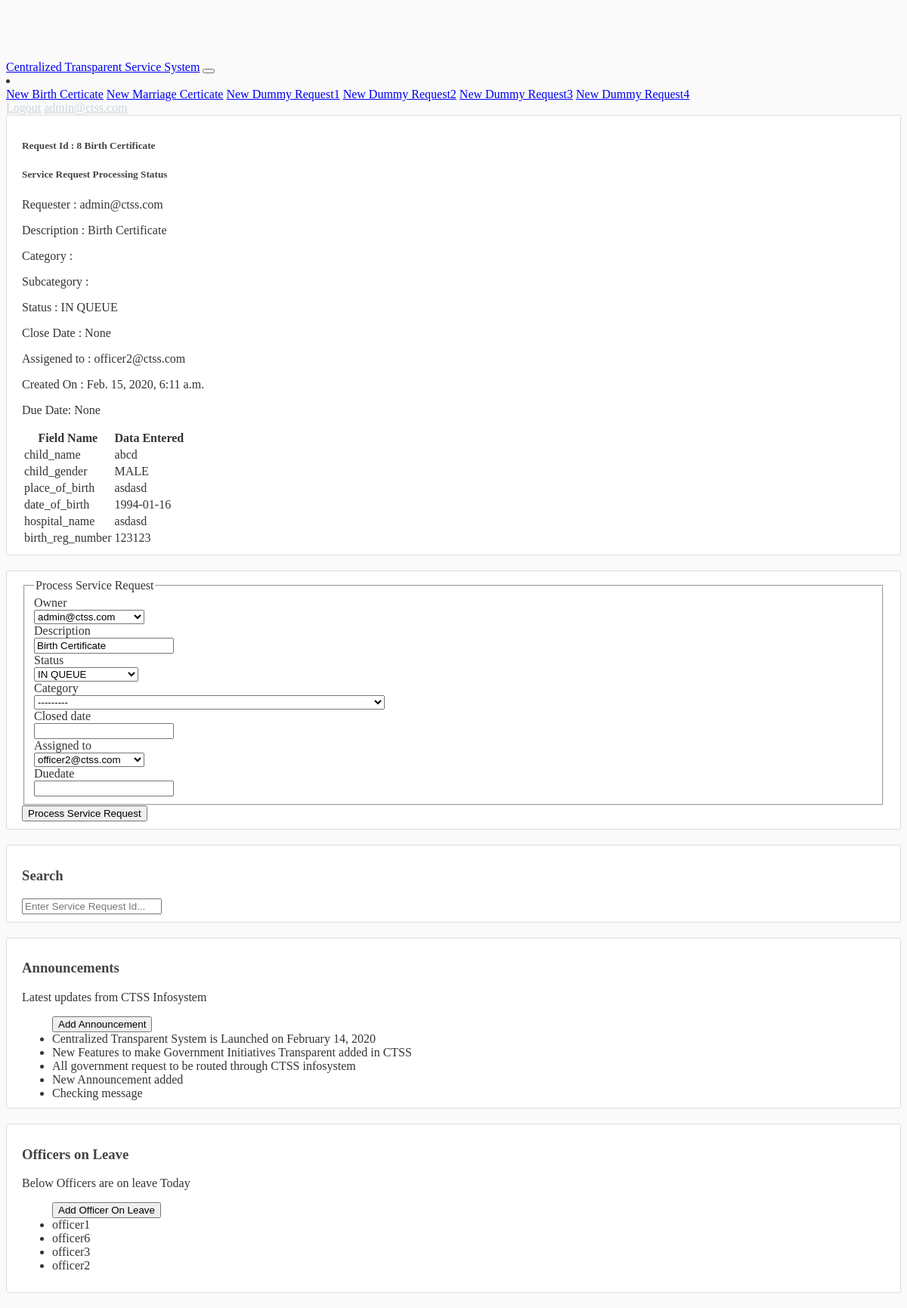
The app's page /ticket/8/ (signed in), older data.
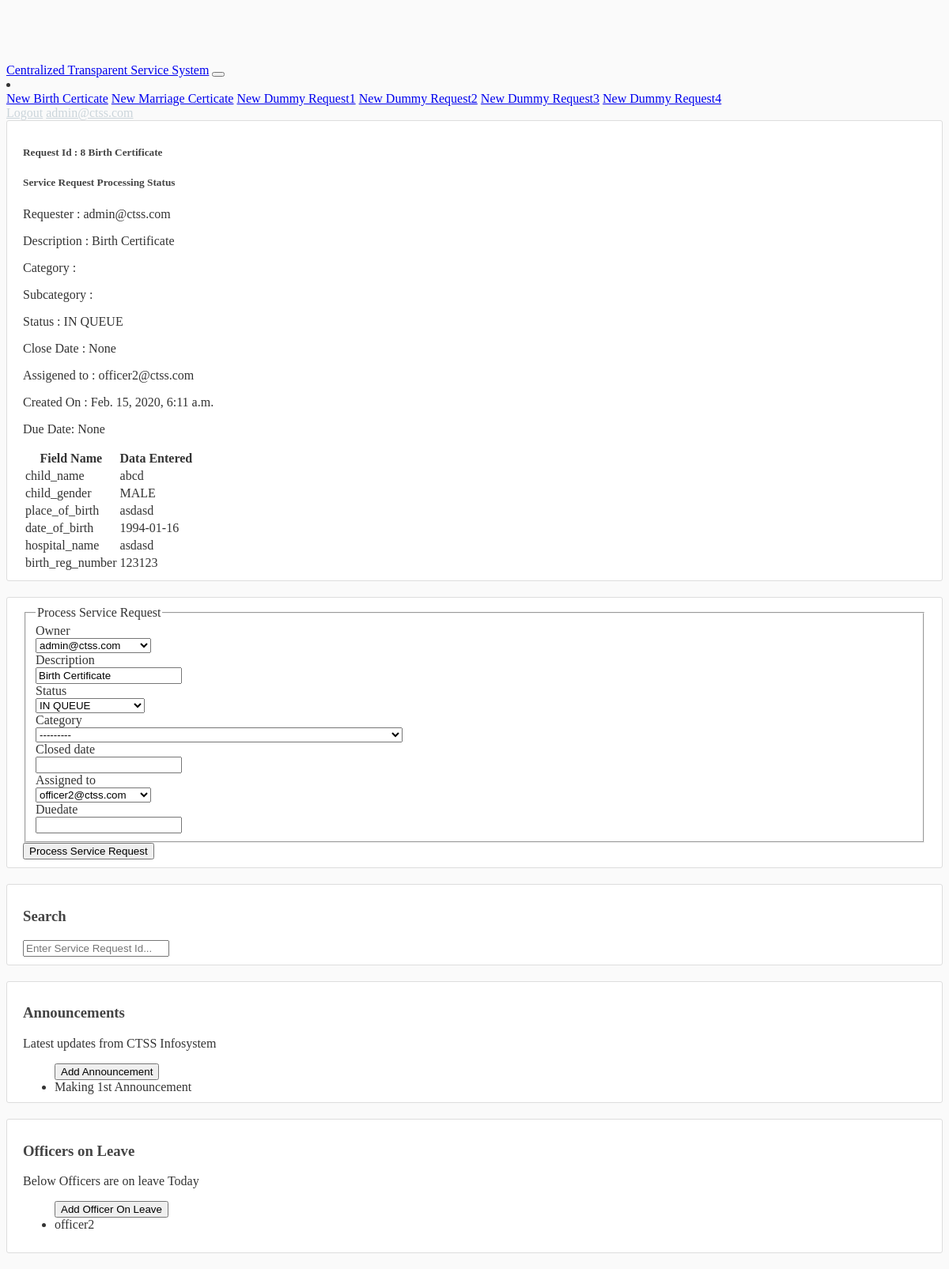
The same page, newer data.
### allusers/models.py (models this page shows, shortened)
class Announcement(models.Model):
    text = models.CharField('announcement', max_length=255)

class LeaveOfficer(models.Model):
    officer_on_leave = models.ForeignKey(allUser, null=True, related_name="officer_leave", on_delete=models.DO_NOTHING, blank=True)
    def __str__(self):
        return f"{self.officer_on_leave.username }"

class allUser(AbstractBaseUser, PermissionsMixin):
    username = models.CharField(max_length=100, unique=True)
    first_name = models.CharField(max_length=150, blank=True)
    last_name = models.CharField(max_length=150, blank=True)
    email = models.EmailField(max_length=255, unique=True)
    is_staff = models.BooleanField(default=False)
    is_admin = models.BooleanField(default=False)
    is_public = models.BooleanField(default=True)
    is_superuser = models.BooleanField(default=False)
    date_joined = models.DateTimeField(('date joined'), auto_now_add=True)
    manager = models.ForeignKey('self', null=True, related_name="department_head", on_delete=models.DO_NOTHING, blank=True)
    role = models.CharField(max_length=50, choices=ROLES, default='PUBLIC')
    USERNAME_FIELD = 'email'
    REQUIRED_FIELDS = ['username', ]
    objects = UserManager()

### ticket/views.py (the view, shortened to what this page needs)
# urls.py: path('ticket/<int:num>/', views.ticketinfo, name="showticketinfo"),
def ticketinfo(request, num):
    if request.user.is_authenticated:
        service_request_object = get_object_or_404(ServiceRequest, pk=num)
        setattr(service_request_object, 'data',json.loads(service_request_object.extra))
        context = {
            'service_request': service_request_object,
            'announcements': Announcement.objects.all(),
            'leave_officers': LeaveOfficer.objects.all()
        }
        if request.user.role == 'PUBLIC':
            return render(request, 'ticket/item.html', context=context)
        else:
            form = ServiceReassignForm(request.POST or None, instance=service_request_object)
            if form.is_valid():
                obj = form.save(commit=False)
                obj.save()
                messages.success(request, f'Service Request has been edited')
            context['form'] = form
            return render(request, 'ticket/edit.html', context=context)
    else:
        messages.warning(request, f'You donot have the permission to view the request')
        return render(request, 'ticket/edit.html', context=context)

### ticket/forms.py
class ServiceReassignForm(ModelForm):
    class Meta:
        model = ServiceRequest
        fields = ['owner', 'description', 'status', 'category',
                  'closed_date', 'assigned_to', 'duedate']

### ticket/models.py (called while the page is built)
    def __str__(self):
        return f"<Category : {self.name} - {self.subcategory}>"

### ticket/templates/ticket/edit.html (shortened to what this page needs)
{% extends "base.html" %}
{% load crispy_forms_tags %}
{% block content %}
<div class="content-section">
    <div class="card-header">
        <h5><span class="badge badge-pill badge-warning">Request Id : {{ service_request.id }}</span>
            {{ service_request.description }}</h5>
    </div>
    <div class="card-body">
        <div class="card border-light mb-3">
            <h5>
                <div class="card-header bg-success text-light">Service Request Processing Status</div>
            </h5>
            <div class="card-body">
                <div class="row">
                    <div class="col-sm">
                        <p class="card-text">Requester : {{ service_request.owner }}</p>
                    </div>
                    <div class="col-sm">
                        <p class="card-text">Description : {{ service_request.description }}</p>
                    </div>
                </div>
                <div class="row">
                    <div class="col-sm">
                        <p class="card-text">Category : {{ service_request.category.name }}</p>
                    </div>
                    <div class="col-sm">
                        <p class="card-text">Subcategory : {{ service_request.category.subcategory }}</p>
                    </div>
                </div>
                <div class="row">
                    <div class="col-sm">
                        <p class="card-text">Status : {{ service_request.status }}</p>
                    </div>
                    <div class="col-sm">
                        <p class="card-text">Close Date : {{ service_request.closed_date }}</p>
                    </div>
                </div>
                <div class="row">
                    <div class="col-sm">
                        <p class="card-text">Assigened to : {{ service_request.assigned_to }}</p>
                    </div>
                    <div class="col-sm">
                        <p class="card-text">Created On : {{ service_request.created }}</p>
                    </div>
                </div>
                <div class="row">
                    <div class="col-sm">
                        <p class="card-text">Due Date: {{ service_request.duedate }}</p>
                    </div>
                </div>
            </div>
        </div>
        <table class="table table-striped table-bordered">
            <thead class="table-primary">
                <tr>
                    <th scope="col">Field Name </th>
                    <th scope="col">Data Entered</th>
                </tr>
            </thead>
            <tbody>
                {% for key, value in service_request.data.items %}
                <tr>
                    <td>{{ key }}</td>
                    <td>{{ value }}</td>
                </tr>
                {% endfor %}
            </tbody>
        </table>
    </div>
</div>
<div class="content-section">
    <form method="POST">
        <fieldset class="form-group">
            <legend class="border-bottom mb-4">Process Service Request</legend>
            {{ form|crispy }}
        </fieldset>
        <div class="form-group">
            <button class="btn btn-outline-info" type="submit">Process Service Request</button>
        </div>
    </form>
</div>
{% endblock content %}

### allusers/templates/base.html (shortened to what the changed rows need)
{% load static %}
<!DOCTYPE html>
<html>
<head>
    <link rel="stylesheet"
        href="https://unpkg.com/bootstrap-material-design@4.1.1/dist/css/bootstrap-material-design.min.css"
>
    <link href="//netdna.bootstrapcdn.com/font-awesome/3.2.1/css/font-awesome.css" rel="stylesheet">
    <link rel="stylesheet" type="text/css" href="{% static 'main.css' %}">
</head>
<body>
    <main role="main" class="container">
        <div class="row">
            <div class="col-md-9">
                {% block content %}
                {% endblock %}
            </div>
            <div class="col-md-3">
                <div class="content-section">
                        <ul class="list-group list-group-flush">
                        {% if user.role == 'ADMIN'%}
                                <a href="/newannouncement/"><button type="button" class="btn btn-outline-primary mb-1" >Add Announcement</button></a>
                        {% endif %}
                        {% for announcement in announcements %}
                            <li class="list-group-item list-group-item-info m-1">{{ announcement.text }} </li>
                        {% endfor %}
                        </ul>
                </div>
                <div class="content-section">
                        <ul class="list-group list-group-flush">
                        {% if user.role == 'ADMIN'%}
                            <a href="/newleaveofficer/"><button type="button" class="btn btn-outline-primary mb-1">Add Officer On Leave</button></a>
                        {% endif %}
                        {% for officer in leave_officers %}
                            <li class="list-group-item list-group-item-danger m-1">{{ officer }}</li>
                        {% endfor %}
                        </ul>
                </div>
            </div>
        </div>
    </main>
</body>
</html>

Row changes from the older to the newer data that the page shows:
removed Announcement: text "Centralized Transparent System is Launched on February 14, 2020"
removed Announcement: text "New Features to make Government Initiatives Transparent added in CTSS"
removed Announcement: text "All government request to be routed through CTSS infosystem"
removed Announcement: text "New Announcement added"
removed Announcement: text "Checking message"
removed LeaveOfficer: officer_on_leave.username "officer1"
removed LeaveOfficer: officer_on_leave.username "officer6"
removed LeaveOfficer: officer_on_leave.username "officer3"
added Announcement: text "Making 1st Announcement"
